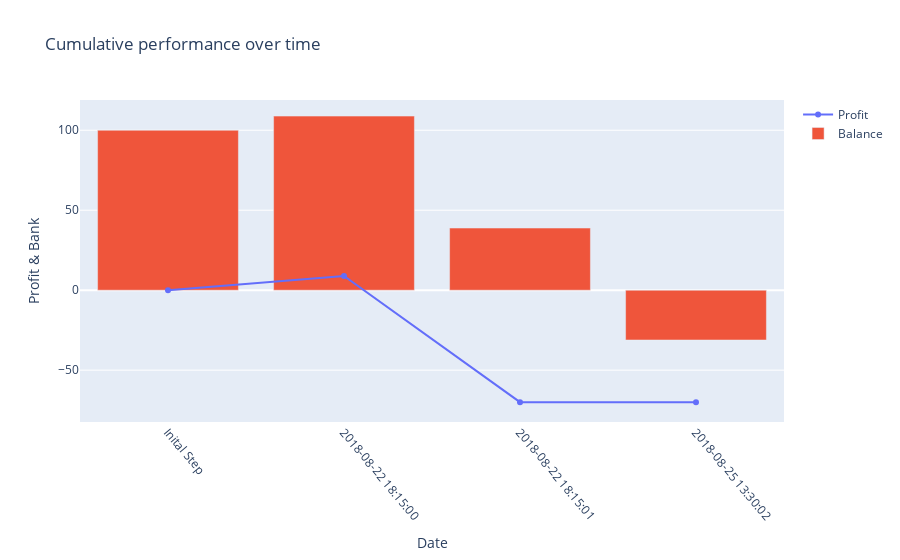

The code cell stored with this chart in its notebook:
### Markdown cell above
### Playing random choices

### Code cell
# Init RL env.
env.reset()
# Init done Flag to False.
done = False
# Init loop counter.
i = 0
# Stops when it is done or when we have bet on all provided games.
while not done and i < max_steps_limit:
    # Make a step.
    obs, reward, done, info = env.step(env.action_space.sample())
    # Increment counter.
    i = i + 1
# Display graph.
env.render()

### Figure 1 — Plotly figure (JSON) as saved in the notebook; plotly's stock layout.template omitted (floating-point values rounded to 4 significant figures)
{"data": [{"customdata": [["", "", "", "", "", "", "", "", "", ""], ["Aston Villa", "Brentford", 2.62, 2.77, 3.53, 1.49, 2.75, "Small bet on draw 1x2", "2018-08-22", "Draw"], ["Blackburn Rovers", "Reading", 1.98, 4.51, 3.36, 2.99, 1.42, "Large bet on home team asian handicap", "2018-08-22", "Draw"], ["Norwich City", "Leeds United", 2.62, 2.77, 3.6, 4.4, 1.21, "Large bet on home team 1x2", "2018-08-25", "Away Win"]], "hovertemplate": "<br><b>Game: </b>%{customdata[0]} VS %{customdata[1]}        <br><b>Game Date: </b>%{customdata[8]}        <br><b>Game Result: </b>%{customdata[9]}        <br><b>1X2 Odds: </b>%{customdata[2]} %{customdata[3]} %{customdata[4]}        <br><b>Asian Handicap Odds: </b>%{customdata[5]} %{customdata[6]}        <br><b>Bet Action: </b>%{customdata[7]}        <br><b>Balance: </b>%{text}        <br><b>Profit: </b> %{y}        ", "name": "Profit", "text": ["100.0", "108.85", "38.85", "-31.15"], "type": "scatter", "x": ["Inital Step", "2018-08-22 18:15:00", "2018-08-22 18:15:01", "2018-08-25 13:30:02"], "y": [0, 8.85, -70, -70]}, {"name": "Balance", "type": "bar", "x": ["Inital Step", "2018-08-22 18:15:00", "2018-08-22 18:15:01", "2018-08-25 13:30:02"], "y": [100, 108.8, 38.85, -31.15]}], "layout": {"hovermode": "x", "title": {"text": "Cumulative performance over time"}, "xaxis": {"showgrid": false, "tickangle": 50, "tickfont": {"size": 12}, "title": {"text": "Date"}, "type": "category"}, "yaxis": {"title": {"text": "Profit & Bank"}}}}
